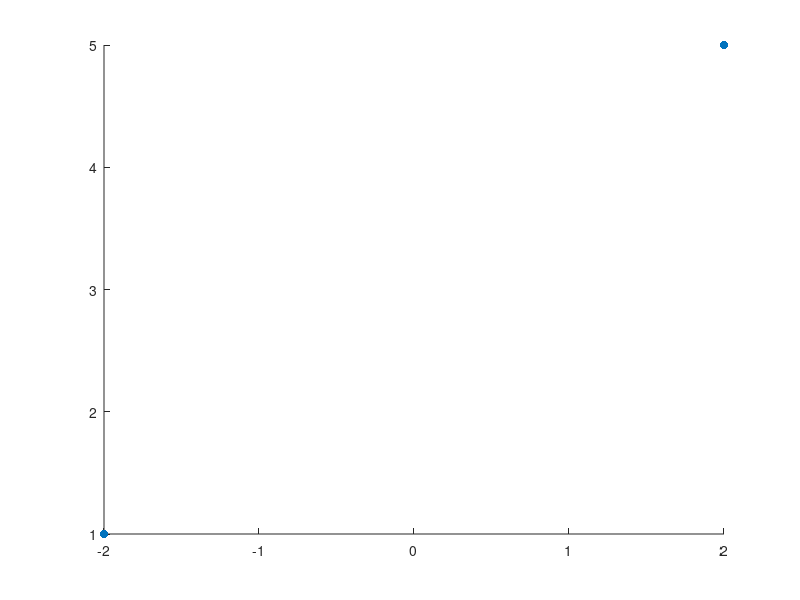

Reproduce this figure in MATLAB. (Note: this script raises an error after producing the figure.)
%% Task 1
%% a)
x = [-2 2];
y = [1 5];
figure
hold on
scatter(x,y,'filled');
yline(0);
xline(0);
plot(x,y);
title('x - y space');
hold off

% Hough transformation : y = x * m + b => A * mb = B
A = [-2 1;
     2 1];
B = [1;5];
mb = A\B;
figure
hold on
scatter(mb(1),mb(2),'r','filled');
text(mb(1),mb(2),['(' num2str(mb(1)) ',' num2str(mb(2)) ')'])
yline(0);
xline(0);
title('m - b space');
hold off
%% b)
rho = linspace(-pi/2,pi/2);
p1 = -2 * cos(rho) + 1 * sin(rho);
p2 = 2 * cos(rho) + 5 * sin(rho);
syms r p
eqns = [-2 * cos(r) + 1 * sin(r) == p,2 * cos(r) + 5 * sin(r) == p];
vars = [r p];
[solr, solp] = solve(eqns,vars);
figure
hold on
plot(rho,p1,'blue');
plot(rho,p2,'red');
scatter(solr,solp,'filled');
for k = 1:numel(solr)
    text(solr(k),solp(k),['(' num2str(double(solr(k))) ',' num2str(double(solp(k))) ')']);
end
title('Hough transformation - Bipolar coordinate');
hold off
%% c) What advantages does the Polar coordinate form have over Cartesian coordinate form?
%  - It is possible to represent vertical line in Polar coordinate without
%  using infinite m
%  - Parameters domains are bounded
%  - Some algebraic expressions become less complex.
%  - Some expressions involving differentials, like integrals, can become solvable analytically, that are not solvable analytically in Cartesian coordinates.